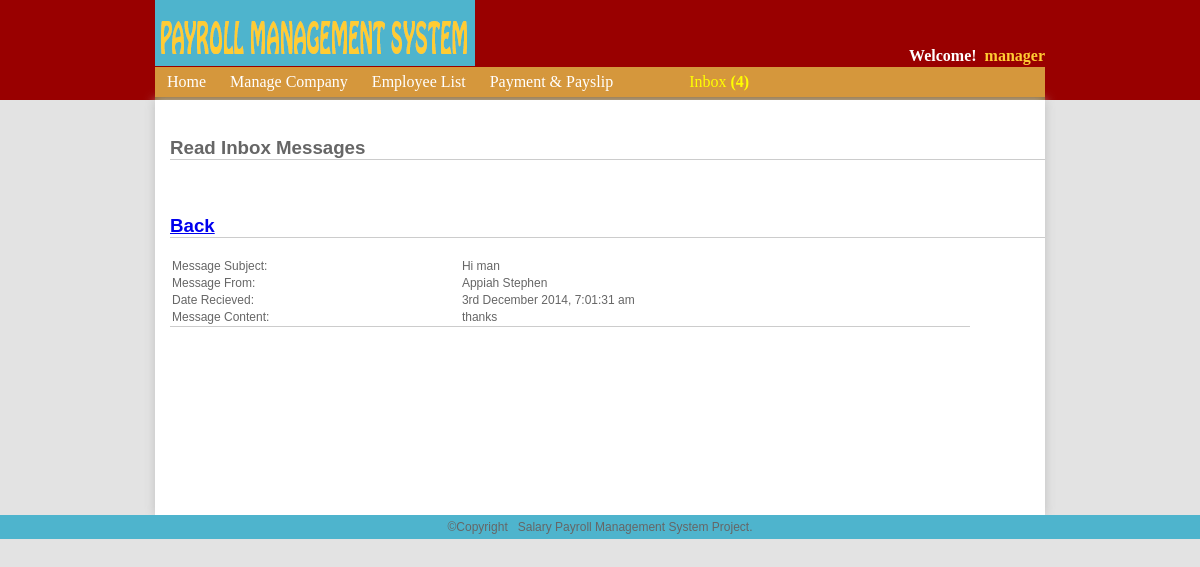
The page /view-inbox.php?in=44 (signed in) on the database its author committed.
### tables this page shows
CREATE TABLE IF NOT EXISTS `inbox` (
  `inboxId` int(11) NOT NULL AUTO_INCREMENT,
  `empId` int(11) NOT NULL,
  `username` varchar(255) NOT NULL,
  `title` varchar(255) NOT NULL,
  `content` longtext NOT NULL,
  `viewed` enum('0','1') NOT NULL DEFAULT '0',
  `recievedDate` varchar(255) NOT NULL,
  PRIMARY KEY (`inboxId`)
);

### view-inbox.php (the view, shortened to what this page needs)
<?php
include 'core/initForMainLogPage.php';
if(isset($_GET['in']) && !empty($_GET['in'])){
	$page=$_GET['in'];
}
?>
<?php include 'includes/adminHeadAll.php';?>
<header>
 <?php include 'includes/managerMenu.php';?>
  </header>
  <div class="container">
  <br/>
	<h3>Read Inbox Messages</h3>
 <br/>
 	<h3 class="back"><a href="inbox.php">Back</a></h3>
	<?php
	$sql="SELECT * FROM inbox WHERE inboxId=$page";
	$query=mysql_query($sql);
	while($rows=mysql_fetch_array($query)){
		$username=$rows['username'];
		$title=$rows['title'];
		$content=$rows['content'];
		$recievedDate=$rows['recievedDate'];
	}
	?>
    <div class="inbox-outbox"><table cellpadding="1" cellspacing="1" border="0">
    <tr><td>Message Subject: </td><td><?php if(isset($title)){echo $title;}?></td></tr>
    <tr><td>Message From: </td><td><?php  if(isset($username)){echo $username;}?></td></tr>
    <tr><td>Date Recieved: </td><td><?php  if(isset($recievedDate)){echo $recievedDate;}?></td></tr>
    <tr><td>Message Content: </td><td><?php  if(isset($content)){echo $content;}?></td></tr>
    </table></div>
 </div>
	 <?php include 'includes/footerAll.php';?>
</body>
</html>

### css/adminStyle.css (style rules this page uses)
body { margin:0; padding:0; background:#e3e3e3; font: 100% Georgia, "Times New Roman", Times, serif; }
.container { width:875px; margin:auto; background:white; padding-left:15px; padding-bottom:15px; min-height:400px; -webkit-box-shadow:0px 0px 10px #c0c0c0; -moz-box-shadow:0px 0px 10px #c0c0c0; box-shadow:0px 0px 10px #c0c0c0; }
header { width:890px; margin:auto; height:33px; background:#D5973C; margin-top:-33px; z-index:1; }
h3 { border-bottom:1px solid #CCC; color:#666; font-family:"Arial Black", Gadget, sans-serif; }
.inbox-outbox table { border-bottom:1px solid #CCC; color:#666; font-family:"Arial Black", Gadget, sans-serif; font-size:12px; width:800px; }

### rows shown on the page
inbox: title "Hi man", username "Appiah Stephen", recievedDate "3rd December 2014, 7:01:31 am", content "thanks"

### other values the page prints
$usernameData "manager"
$inboxMessageNew "4"
